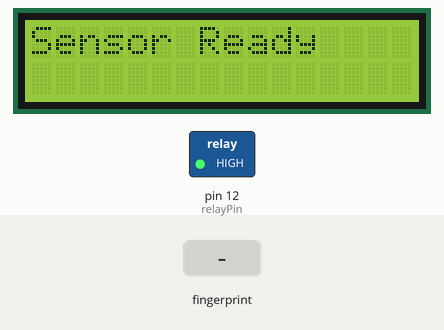
This sketch was run on a simulated Arduino Uno, built with avr-gcc and run on an emulated ATmega328P. On the bench: 16×2 character LCD, switched loads named in the sketch (green lamp = pin HIGH). Inputs (shaded band) come from the test bench. What the sketch prints to the serial monitor is not drawn.

Above: at 3.1 s.
At 6.2 s:
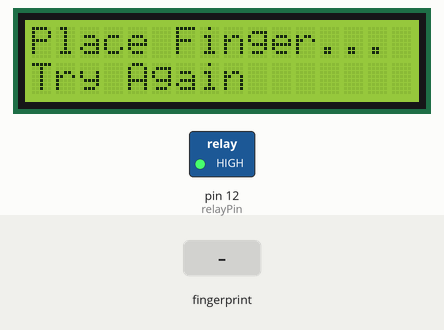
6.3 s: finger stored as number 1 placed on the sensor
At 7.0 s:
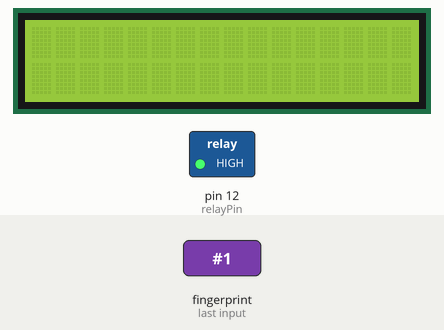
At 8.1 s:
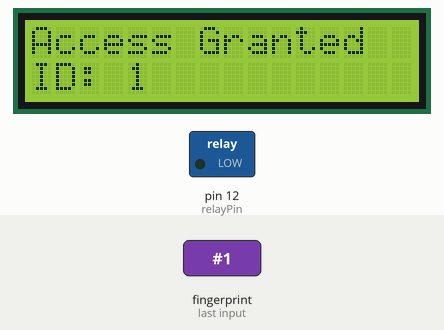
Timing chart, 0 to 12.0 s (numbered marks = the images above; inputs shaded):
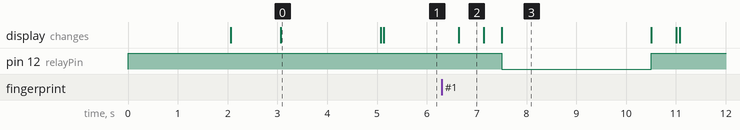

Measured:
- after the input at 6.3 s, pin 12 (relayPin): HIGH → LOW after 1.2 s, → HIGH 3.0 s later
- what the display in image 0 shows lasts 2.0 s, from 3.1 s to 5.1 s
- what the display in image 2 shows lasts 0.5 s, from 6.6 s to 7.1 s

The sketch:

fp1.ino
```cpp
#include <Adafruit_Fingerprint.h>
#include <SoftwareSerial.h>
#include <LiquidCrystal.h>

// Fingerprint Sensor on D2 (TX) and D3 (RX)
SoftwareSerial fingerSerial(2, 3);
Adafruit_Fingerprint finger(&fingerSerial);

// LCD (RS, E, D4, D5, D6, D7)
LiquidCrystal lcd(8, 9, 10, 11, 6, 7);

const int relayPin = 12;

void setup() {
  Serial.begin(9600);

  pinMode(relayPin, OUTPUT);
  digitalWrite(relayPin, HIGH); // Keep solenoid OFF initially

  lcd.begin(16, 2);
  lcd.print("Fingerprint Lock");
  delay(2000);
  lcd.clear();

  finger.begin(57600);
  if (finger.verifyPassword()) {
    lcd.print("Sensor Ready");
    Serial.println("Fingerprint sensor ready.");
  } else {
    lcd.print("Sensor Error");
    Serial.println("Fingerprint sensor not detected.");
    while (1);
  }

  delay(2000);
  lcd.clear();
}

void loop() {
  lcd.setCursor(0, 0);
  lcd.print("Place Finger...");

  int id = getFingerprintID();

  if (id >= 0) {
    lcd.clear();
    lcd.setCursor(0, 0);
    lcd.print("Access Granted");
    lcd.setCursor(0, 1);
    lcd.print("ID: "); lcd.print(id);
    Serial.print("Access Granted. ID: ");
    Serial.println(id);

    digitalWrite(relayPin, LOW); // Unlock
    delay(3000);                  // Stay unlocked
    digitalWrite(relayPin, HIGH);  // Lock again

    lcd.clear();
  } else {
    lcd.setCursor(0, 1);
    lcd.print("Try Again      ");
    Serial.println("Access Denied");
    delay(1500);
    lcd.clear();
  }

  delay(500);
}

int getFingerprintID() {
  uint8_t p = finger.getImage();
  if (p != FINGERPRINT_OK) return -1;

  p = finger.image2Tz();
  if (p != FINGERPRINT_OK) return -1;

  p = finger.fingerSearch();
  if (p != FINGERPRINT_OK) return -1;

  return finger.fingerID;
}
```
